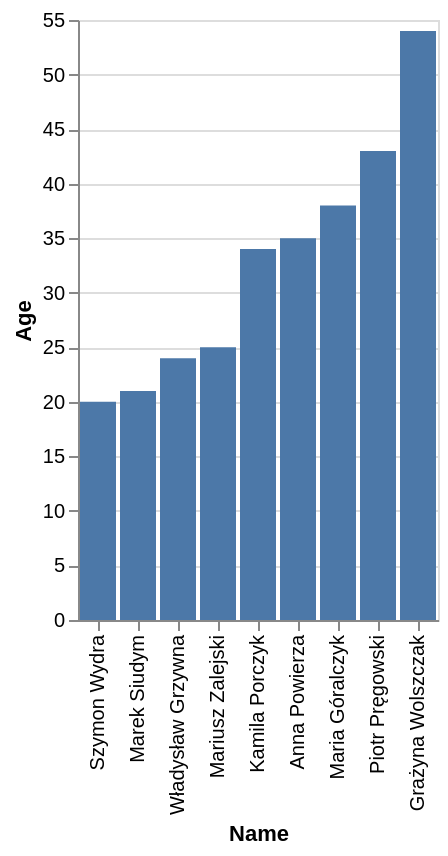

Vega-Lite specification stored for this chart:
### Vega-Lite specification from a JSON file in a GitHub repository (floating-point values rounded to 4 significant figures)
{"data": {"values": [{"x_data": "Kamila Porczyk", "y_data": 34}, {"x_data": "Anna Powierza", "y_data": 35}, {"x_data": "Marek Siudym", "y_data": 21}, {"x_data": "Piotr Pręgowski", "y_data": 43}, {"x_data": "Szymon Wydra", "y_data": 20}, {"x_data": "Władysław Grzywna", "y_data": 24}, {"x_data": "Mariusz Zalejski", "y_data": 25}, {"x_data": "Grażyna Wolszczak", "y_data": 54}, {"x_data": "Maria Góralczyk", "y_data": 38}]}, "mark": "bar", "encoding": {"x": {"field": "x_data", "type": "nominal", "title": "Name", "sort": {"op": "sum", "field": "y_data", "order": "ascending"}}, "y": {"field": "y_data", "type": "quantitative", "title": "Age"}}}
